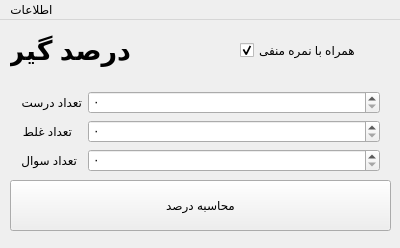
<?xml version="1.0" encoding="UTF-8"?>
<ui version="4.0">
 <class>MainWindow</class>
 <widget class="QMainWindow" name="MainWindow">
  <property name="geometry">
   <rect>
    <x>0</x>
    <y>0</y>
    <width>400</width>
    <height>248</height>
   </rect>
  </property>
  <property name="windowTitle">
   <string>درصدگیر</string>
  </property>
  <property name="layoutDirection">
   <enum>Qt::LeftToRight</enum>
  </property>
  <property name="styleSheet">
   <string notr="true"/>
  </property>
  <property name="locale">
   <locale language="Persian" country="Iran"/>
  </property>
  <widget class="QWidget" name="centralWidget">
   <widget class="QPushButton" name="CalcBtn">
    <property name="geometry">
     <rect>
      <x>10</x>
      <y>160</y>
      <width>381</width>
      <height>51</height>
     </rect>
    </property>
    <property name="styleSheet">
     <string notr="true"/>
    </property>
    <property name="text">
     <string>محاسبه درصد</string>
    </property>
    <property name="autoDefault">
     <bool>false</bool>
    </property>
    <property name="default">
     <bool>false</bool>
    </property>
   </widget>
   <widget class="QLabel" name="AppLable">
    <property name="geometry">
     <rect>
      <x>10</x>
      <y>10</y>
      <width>121</width>
      <height>41</height>
     </rect>
    </property>
    <property name="font">
     <font>
      <pointsize>20</pointsize>
      <weight>75</weight>
      <bold>true</bold>
     </font>
    </property>
    <property name="layoutDirection">
     <enum>Qt::LeftToRight</enum>
    </property>
    <property name="styleSheet">
     <string notr="true"/>
    </property>
    <property name="locale">
     <locale language="Persian" country="Iran"/>
    </property>
    <property name="text">
     <string>درصد گیر</string>
    </property>
   </widget>
   <widget class="QWidget" name="formLayoutWidget">
    <property name="geometry">
     <rect>
      <x>10</x>
      <y>60</y>
      <width>381</width>
      <height>104</height>
     </rect>
    </property>
    <layout class="QFormLayout" name="formLayout">
     <item row="0" column="1">
      <widget class="QSpinBox" name="TureBox"/>
     </item>
     <item row="1" column="0">
      <widget class="QLabel" name="label_2">
       <property name="layoutDirection">
        <enum>Qt::LeftToRight</enum>
       </property>
       <property name="text">
        <string>تعداد غلط</string>
       </property>
      </widget>
     </item>
     <item row="2" column="0">
      <widget class="QLabel" name="label_3">
       <property name="layoutDirection">
        <enum>Qt::LeftToRight</enum>
       </property>
       <property name="text">
        <string>تعداد سوال</string>
       </property>
      </widget>
     </item>
     <item row="1" column="1">
      <widget class="QSpinBox" name="FalseBox"/>
     </item>
     <item row="2" column="1">
      <widget class="QSpinBox" name="Questions"/>
     </item>
     <item row="0" column="0">
      <widget class="QLabel" name="label">
       <property name="text">
        <string>تعداد درست</string>
       </property>
      </widget>
     </item>
    </layout>
   </widget>
   <widget class="QCheckBox" name="NegativeCheck">
    <property name="geometry">
     <rect>
      <x>240</x>
      <y>10</y>
      <width>151</width>
      <height>41</height>
     </rect>
    </property>
    <property name="text">
     <string>همراه با نمره منفی</string>
    </property>
    <property name="checked">
     <bool>true</bool>
    </property>
   </widget>
  </widget>
  <widget class="QMenuBar" name="menuBar">
   <property name="geometry">
    <rect>
     <x>0</x>
     <y>0</y>
     <width>400</width>
     <height>26</height>
    </rect>
   </property>
   <property name="defaultUp">
    <bool>false</bool>
   </property>
   <property name="nativeMenuBar">
    <bool>false</bool>
   </property>
   <widget class="QMenu" name="menuAbout">
    <property name="layoutDirection">
     <enum>Qt::LeftToRight</enum>
    </property>
    <property name="title">
     <string>اطلاعات</string>
    </property>
    <property name="toolTipsVisible">
     <bool>false</bool>
    </property>
    <addaction name="actionAbout"/>
    <addaction name="actionSourceApp"/>
   </widget>
   <addaction name="menuAbout"/>
  </widget>
  <action name="actionAbout">
   <property name="text">
    <string>درباره</string>
   </property>
  </action>
  <action name="actionSourceApp">
   <property name="text">
    <string>سورس برنامه</string>
   </property>
  </action>
 </widget>
 <layoutdefault spacing="6" margin="11"/>
 <resources/>
 <connections/>
</ui>
